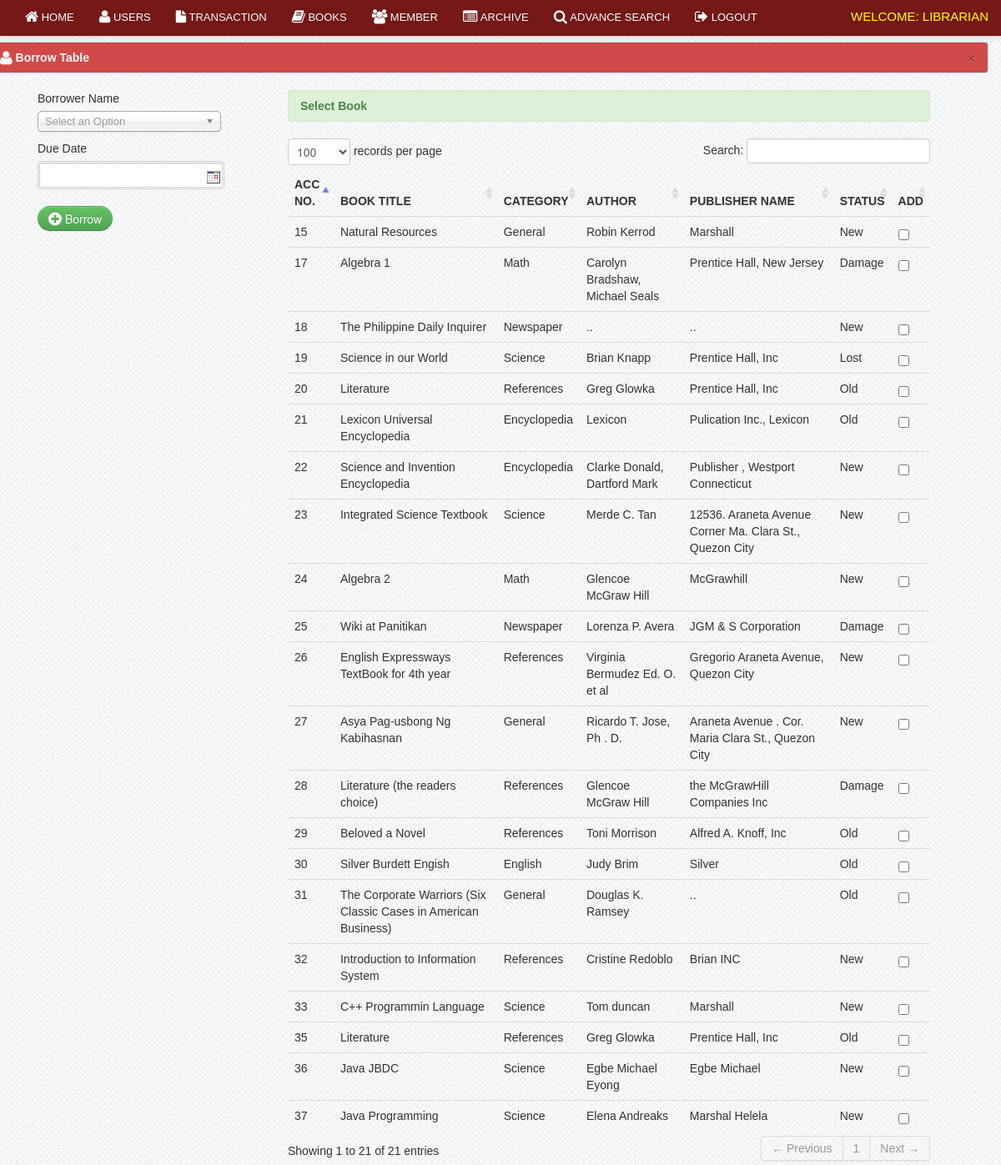
The page /librarian/borrow.php (signed in) on the database its author committed.
### tables this page shows
CREATE TABLE IF NOT EXISTS `book` (
`book_id` int(11) NOT NULL,
  `book_title` varchar(100) NOT NULL,
  `category_id` int(50) NOT NULL,
  `author` varchar(50) NOT NULL,
  `book_copies` int(11) NOT NULL,
  `book_pub` varchar(100) NOT NULL,
  `publisher_name` varchar(100) NOT NULL,
  `isbn` varchar(50) NOT NULL,
  `copyright_year` int(11) NOT NULL,
  `date_receive` varchar(20) NOT NULL,
  `date_added` datetime NOT NULL,
  `status` varchar(30) NOT NULL
);

CREATE TABLE IF NOT EXISTS `category` (
`category_id` int(11) NOT NULL,
  `classname` varchar(50) DEFAULT NULL
);

### librarian/borrow.php (the view, shortened to what this page needs)
<?php include('header.php'); ?>
<?php include('navbar_borrow.php'); ?>
    <div class="container">
		<div class="margin-top">
			<div class="row">
								<div class="alert alert-info">
                                    <button type="button" class="close" data-dismiss="alert">&times;</button>
                                    <strong><i class="icon-user icon-large"></i>&nbsp;Borrow Table</strong>
                                </div>
		<div class="span12">
		<form method="post" action="borrow_save.php">
<div class="span3">
											<div class="control-group">
				<label class="control-label" for="inputEmail">Borrower Name</label>
				<div class="controls">
				</div>
			</div>
				<div class="control-group">
					<label class="control-label" for="inputEmail">Due Date</label>
					<div class="controls">
					<input type="text"  class="w8em format-d-m-y highlight-days-67 range-low-today" name="due_date" id="sd" maxlength="10" style="border: 3px double #CCCCCC;" required/>
					</div>
				</div>
				<div class="control-group">
					<div class="controls">
								<button name="delete_student" class="btn btn-success"><i class="icon-plus-sign icon-large"></i> Borrow</button>
					</div>
				</div>
				</div>
				<div class="span8">
						<div class="alert alert-success"><strong>Select Book</strong></div>
                            <table cellpadding="0" cellspacing="0" border="0" class="table" id="example">
                                <thead>
                                    <tr>
                                        <th>Acc No.</th>
                                        <th>Book title</th>
                                        <th>Category</th>
										<th>Author</th>
										<th>Publisher name</th>
										<th>status</th>
										<th>Add</th>
                                    </tr>
                                </thead>
                                <tbody>
                                  <?php  $user_query=mysql_query("select * from book where status != 'Archive' ")or die(mysql_error());
									while($row=mysql_fetch_array($user_query)){
									$id=$row['book_id'];
									$cat_id=$row['category_id'];
											$cat_query = mysql_query("select * from category where category_id = '$cat_id'")or die(mysql_error());
											$cat_row = mysql_fetch_array($cat_query);
									?>
									<tr class="del<?php echo $id ?>">
                                    <td><?php echo $row['book_id']; ?></td>
                                    <td><?php echo $row['book_title']; ?></td>
									<td><?php echo $cat_row ['classname']; ?> </td>
                                    <td><?php echo $row['author']; ?> </td>
									 <td><?php echo $row['publisher_name']; ?></td>
									  <td width=""><?php echo $row['status']; ?></td>
                                    <td width="20">
												<input id="" class="uniform_on" name="selector[]" type="checkbox" value="<?php echo $id; ?>" >
                                    </td>
                                    </tr>
									<?php  }  ?>
                                </tbody>
                            </table>
			    </form>
			</div>
			</div>
			</div>
		</div>
<?php include('footer.php') ?>

### css/docs.css (style rules this page uses)
body { font-family:'TR Century Gothic',Helvetica,Arial,sans-serif !important; }
.btn { border-radius: 25px !important; }
.alert { text-shadow: none; }
th { text-transform:uppercase; }
.margin-top { margin-top:50px; }
body { background: url(../img/grid_noise.png); position: relative; }

### css/print.css (style rules this page uses)
th { text-align:left; }
td { text-align:left; border-top:1px solid; padding:2px; }
.btn { display:none; }
.alert { display:none; }
body { font-family:arial; font-size:13px; }

### rows shown on the page
book: book_id "15", book_title "Natural Resources", category.classname "General", author "Robin Kerrod", publisher_name "Marshall", status "New"
book: book_id "17", book_title "Algebra 1", category.classname "Math", author "Carolyn Bradshaw, Michael Seals", publisher_name "Prentice Hall, New Jersey", status "Damage"
book: book_id "18", book_title "The Philippine Daily Inquirer", category.classname "Newspaper", author "..", publisher_name "..", status "New"
book: book_id "19", book_title "Science in our World", category.classname "Science", author "Brian Knapp", publisher_name "Prentice Hall, Inc", status "Lost"
book: book_id "20", book_title "Literature", category.classname "References", author "Greg Glowka", publisher_name "Prentice Hall, Inc", status "Old"
book: book_id "21", book_title "Lexicon Universal Encyclopedia", category.classname "Encyclopedia", author "Lexicon", publisher_name "Pulication Inc., Lexicon", status "Old"
book: book_id "22", book_title "Science and Invention Encyclopedia", category.classname "Encyclopedia", author "Clarke Donald, Dartford Mark", publisher_name "Publisher , Westport Connecticut", status "New"
book: book_id "23", book_title "Integrated Science Textbook", category.classname "Science", author "Merde C. Tan", publisher_name "12536. Araneta Avenue Corner Ma. Clara St., Quezon City", status "New"
book: book_id "24", book_title "Algebra 2", category.classname "Math", author "Glencoe McGraw Hill", publisher_name "McGrawhill", status "New"
book: book_id "25", book_title "Wiki at Panitikan", category.classname "Newspaper", author "Lorenza P. Avera", publisher_name "JGM & S Corporation", status "Damage"
book: book_id "26", book_title "English Expressways TextBook for 4th year", category.classname "References", author "Virginia Bermudez Ed. O. et al", publisher_name "Gregorio Araneta Avenue, Quezon City", status "New"
book: book_id "27", book_title "Asya Pag-usbong Ng Kabihasnan", category.classname "General", author "Ricardo T. Jose, Ph . D.", publisher_name "Araneta Avenue . Cor. Maria Clara St., Quezon City", status "New"
book: book_id "28", book_title "Literature (the readers choice)", category.classname "References", author "Glencoe McGraw Hill", publisher_name "the McGrawHill Companies Inc", status "Damage"
book: book_id "29", book_title "Beloved a Novel", category.classname "References", author "Toni Morrison", publisher_name "Alfred A. Knoff, Inc", status "Old"
book: book_id "30", book_title "Silver Burdett Engish", category.classname "English", author "Judy Brim", publisher_name "Silver", status "Old"
book: book_id "31", book_title "The Corporate Warriors (Six Classic Cases in American Business)", category.classname "General", author "Douglas K. Ramsey", publisher_name "..", status "Old"
book: book_id "32", book_title "Introduction to Information System", category.classname "References", author "Cristine Redoblo", publisher_name "Brian INC", status "New"
book: book_id "33", book_title "C++ Programmin Language", category.classname "Science", author "Tom duncan", publisher_name "Marshall", status "New"
book: book_id "35", book_title "Literature", category.classname "References", author "Greg Glowka", publisher_name "Prentice Hall, Inc", status "Old"
book: book_id "36", book_title "Java JBDC", category.classname "Science", author "Egbe Michael Eyong", publisher_name "Egbe Michael", status "New"
book: book_id "37", book_title "Java Programming", category.classname "Science", author "Elena Andreaks", publisher_name "Marshal Helela", status "New"
